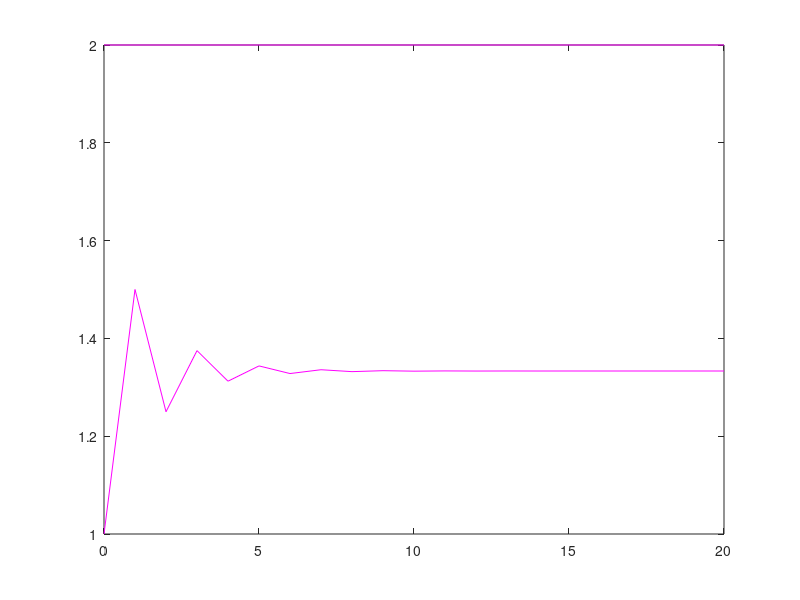
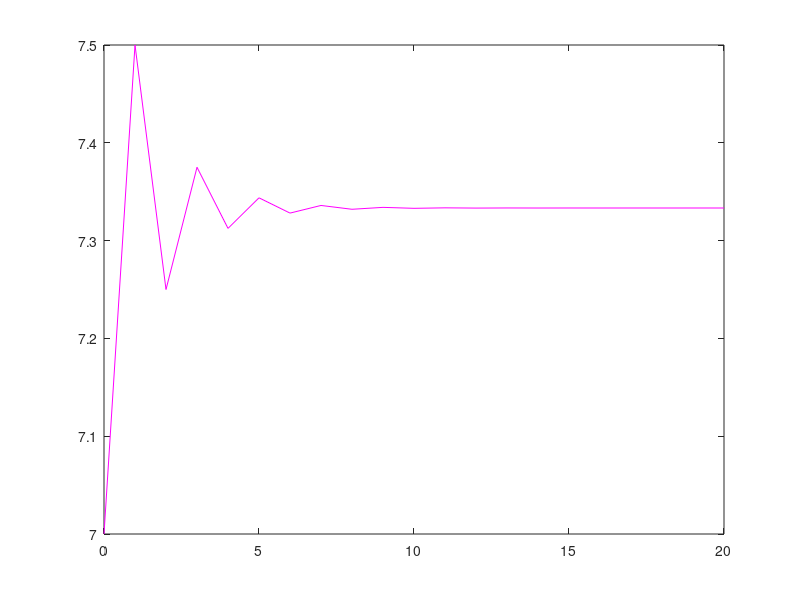

Reproduce these figures in MATLAB, in order.
%% 3.1 - ANALISI A TEMPO CONTINUO

clear variables
close all
clc

% Sistema LTI TC con rappresentazione in variabili di stato:
% x'(t) = Ax(t) + Bu(t)
% y(t) = Cx(t) + Du(t)

A1 = [-0.5, 1; 0, -2];
A2 = [-0.5, 1; 0, -1];
A3 = [-0.5, 1; 0, 0];
A4 = [-0.5, 1; 0, 1];

B = [1;1];
C = [1,3];
D = 0;

% Simulare l’evoluzione dello stato x (t) a partire da una arbitraria
% condizione iniziale x0 != [0;0] (ad esempio [1;2]) ed assumendo nullo l ingresso:
% u(t) = u_eq = 0, ∀t > 0.

x0 = [1;2];
t = 0:0.01:20;
u = 0*t;

% A1 e A2: autovalori a Re < 0, ho modi esponenzialmente convergenti quindi
%             il sistema è asintoticamente stabile
% A3: ho un autovalore con Re<0 -> modo esp. convergente, e un autovalore
%         con Re=0 e molteplicità algebrica 1, il sistema è
%         semplicemente stabile
% A4: ho un autovalore a Re>0 -> modo esp. divergente, il sistema è instabile

sistema1 = ss(A1,B,C,D);
sistema2 = ss(A2,B,C,D);
sistema3 = ss(A3,B,C,D);
sistema4 = ss(A4,B,C,D);

[y1,tsim1,x1] = lsim(sistema1, u, t, x0);
[y2,tsim2,x2] = lsim(sistema2, u, t, x0);
[y3,tsim3,x3] = lsim(sistema3, u, t, x0);
[y4,tsim4,x4] = lsim(sistema4, u, t, x0);

figure(1),plot(tsim1,x1,'r');
figure(2),plot(tsim1,y1,'r');
pause
figure(1),plot(tsim2,x2,'g'); 
figure(2),plot(tsim2,y2,'g');
pause;
figure(1),plot(tsim3,x3,'b');
figure(2),plot(tsim3,y3,'b');
pause;
figure(1),plot(tsim4,x4,'m');
figure(2),plot(tsim4,y4,'m');
pause

%% 3.1 - ANALISI A TEMPO DISCRETO

clear variables
close all
clc

% Sistema LTI TD con rappresentazione in variabili di stato:
% x(k+1) = Ax(k) + Bu(k)
% y(k) = Cx(k) + Du(k)

A1 = [-0.5, 1; 0, -2];
A2 = [-0.5, 1; 0, -1];
A3 = [-0.5, 1; 0, 0];
A4 = [-0.5, 1; 0, 1];

B = [1;1];
C = [1,3];
D = 0;

x0 = [1;2];
t = 0:1:20;
u = 0*t;

% A1: ho un autovalore a |z|>1, il sistema è instabile
% A2: un autovalore con |z|<1 e uno con |z|=1, il sistema è semplicemente stabile
% A3: ho due autovalori con |z|<1, il sistema è asintoticamente stabile
% A4: come caso 2, il sistema è semplicemente stabile

sistema1 = ss(A1,B,C,D,-1);
sistema2 = ss(A2,B,C,D,-1);
sistema3 = ss(A3,B,C,D,-1);
sistema4 = ss(A4,B,C,D,-1);

[y1,tsim1,x1] = lsim(sistema1, u, t, x0);
[y2,tsim2,x2] = lsim(sistema2, u, t, x0);
[y3,tsim3,x3] = lsim(sistema3, u, t, x0);
[y4,tsim4,x4] = lsim(sistema4, u, t, x0);

figure(1),plot(tsim1,x1,'r');
figure(2),plot(tsim1,y1,'r');
pause
figure(1),plot(tsim2,x2,'g'); 
figure(2),plot(tsim2,y2,'g');
pause;
figure(1),plot(tsim3,x3,'b');
figure(2),plot(tsim3,y3,'b');
pause;
figure(1),plot(tsim4,x4,'m');
figure(2),plot(tsim4,y4,'m');
pause
